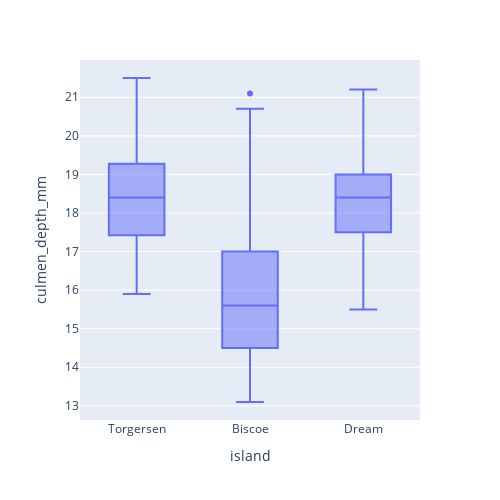

Notebook source saved alongside this figure:
### Code cell
fig = px.box(peng,x="island", y="culmen_depth_mm",
             height=500,
            width=500,)
fig.show()

### Figure 1 — Plotly figure (JSON) as saved in the notebook; plotly's stock layout.template omitted (floating-point values rounded to 4 significant figures; data arrays with more than 128 entries replaced by an {"elided": "..."} marker saying what was removed)
{"data": [{"alignmentgroup": "True", "hovertemplate": "island=%{x}<br>culmen_depth_mm=%{y}<extra></extra>", "legendgroup": "", "marker": {"color": "#636efa"}, "name": "", "notched": false, "offsetgroup": "", "orientation": "v", "showlegend": false, "type": "box", "x": {"elided": "334 str values"}, "x0": " ", "xaxis": "x", "y": {"elided": "334 float values"}, "y0": " ", "yaxis": "y"}], "layout": {"boxmode": "group", "height": 500, "legend": {"tracegroupgap": 0}, "margin": {"t": 60}, "width": 500, "xaxis": {"anchor": "y", "domain": [0, 1], "title": {"text": "island"}}, "yaxis": {"anchor": "x", "domain": [0, 1], "title": {"text": "culmen_depth_mm"}}}}
